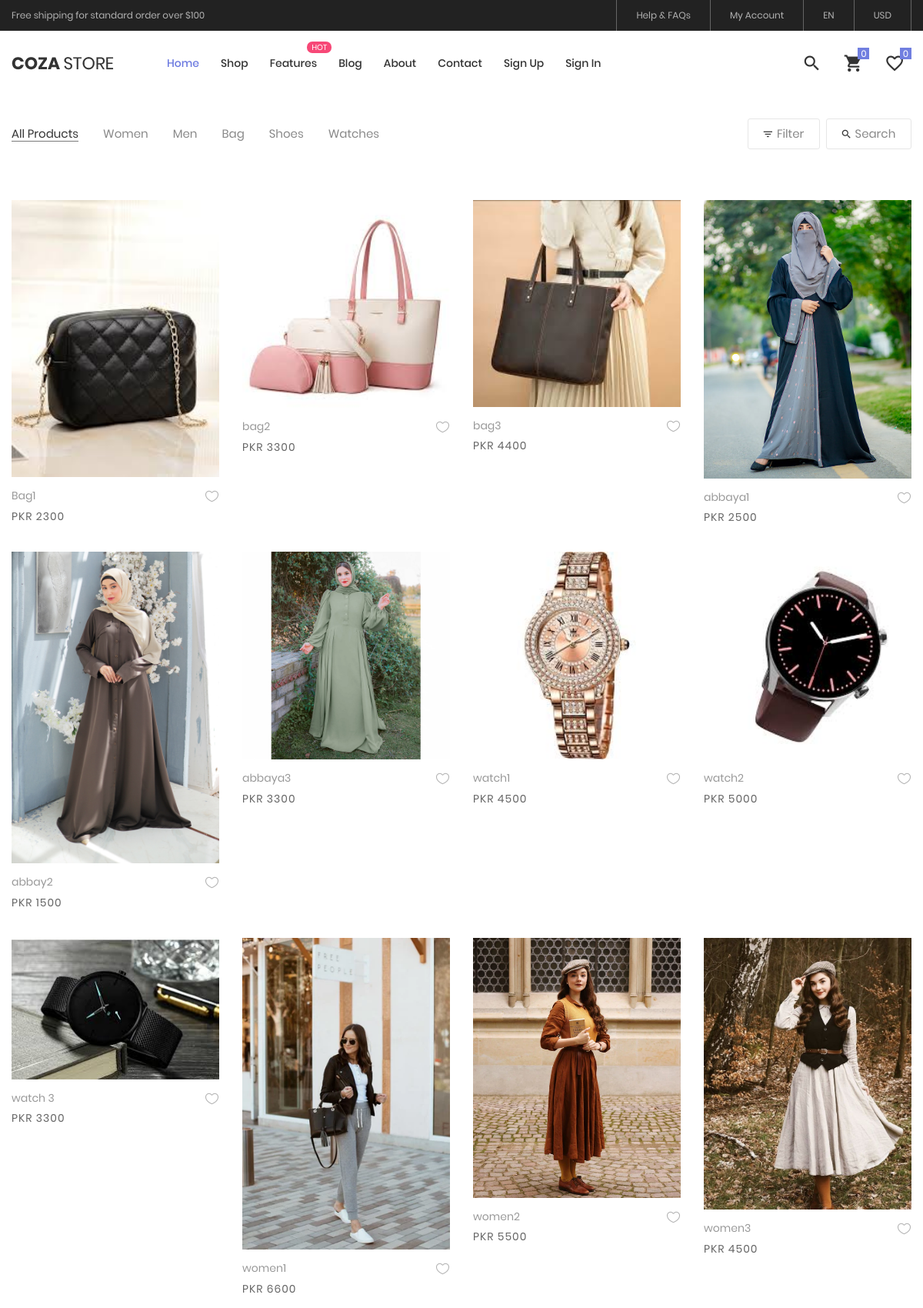
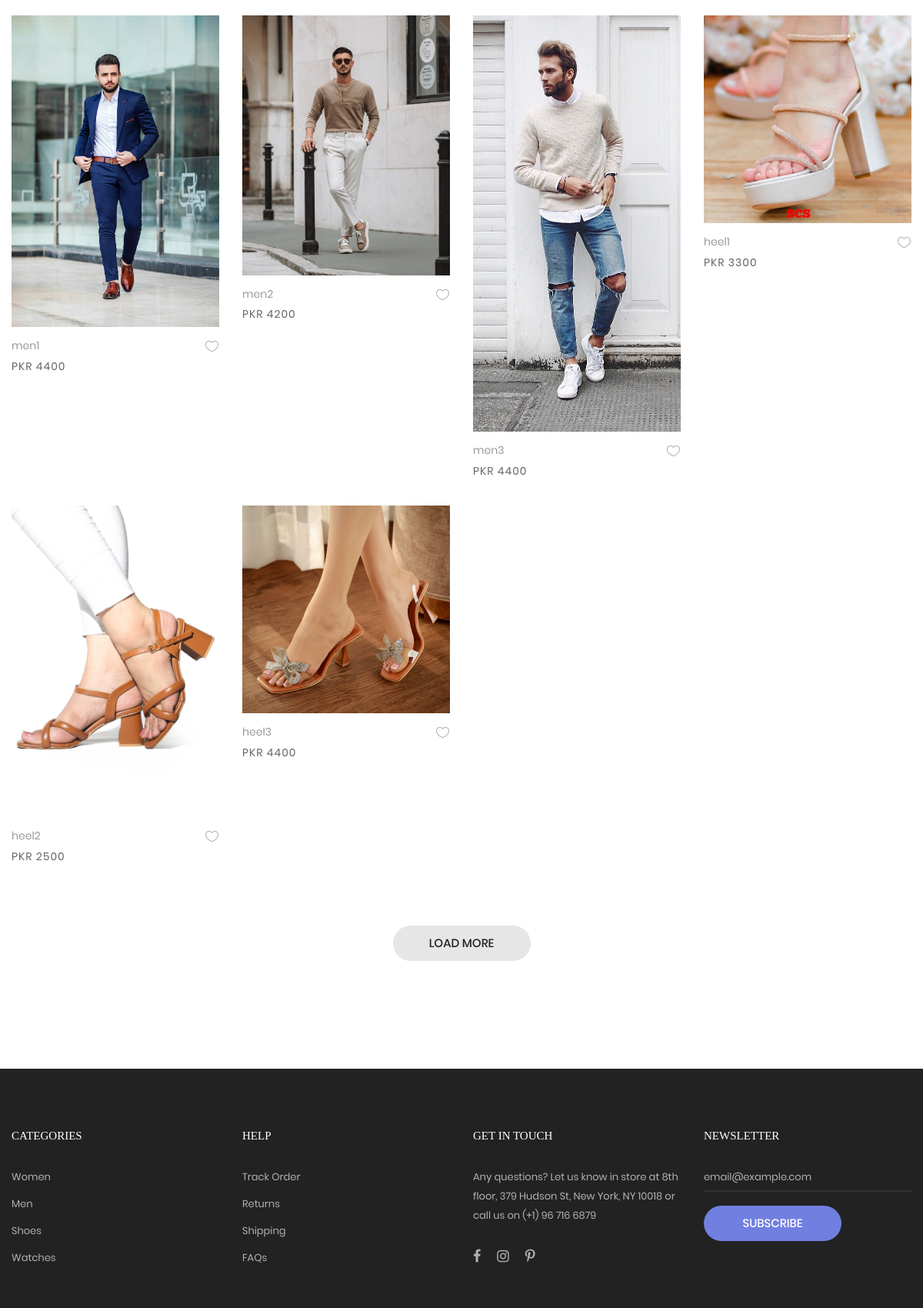
The page /cozastore-master/product.php (upper part) on the database its author committed (2 pictures, top to bottom).
### tables this page shows
CREATE TABLE `products` (
  `productId` int(11) NOT NULL,
  `productName` varchar(30) NOT NULL,
  `productPrice` int(11) NOT NULL,
  `productQuantity` int(11) NOT NULL,
  `productImage` varchar(150) NOT NULL,
  `productDesciption` varchar(200) NOT NULL,
  `productCatId` int(11) NOT NULL
);

### cozastore-master/auth/auth.php (called while the page is built, shortened)
<?php
$proAddress = "../dashmin-1.0.0/img/products/";
?>

### cozastore-master/product.php (the view, shortened to what this page needs)
<?php
include("components/header.php")
?>
	<div class="bg0 m-t-100 p-b-140">
		<div class="container">
			<div class="flex-w flex-sb-m p-b-52">
				<?php
				if(!isset($_GET['cid'])){
?>
<div class="flex-w flex-l-m filter-tope-group m-tb-10">
					<button class="stext-106 cl6 hov1 bor3 trans-04 m-r-32 m-tb-5 how-active1" data-filter="*">
						All Products
					</button>
					<button class="stext-106 cl6 hov1 bor3 trans-04 m-r-32 m-tb-5" data-filter=".women">
						Women
					</button>
					<button class="stext-106 cl6 hov1 bor3 trans-04 m-r-32 m-tb-5" data-filter=".men">
						Men
					</button>
					<button class="stext-106 cl6 hov1 bor3 trans-04 m-r-32 m-tb-5" data-filter=".bag">
						Bag
					</button>
					<button class="stext-106 cl6 hov1 bor3 trans-04 m-r-32 m-tb-5" data-filter=".shoes">
						Shoes
					</button>
					<button class="stext-106 cl6 hov1 bor3 trans-04 m-r-32 m-tb-5" data-filter=".watches">
						Watches
					</button>
				</div>
<?php
				}
				?>
				<div class="flex-w flex-c-m m-tb-10">
					<div class="flex-c-m stext-106 cl6 size-104 bor4 pointer hov-btn3 trans-04 m-r-8 m-tb-4 js-show-filter">
						<i class="icon-filter cl2 m-r-6 fs-15 trans-04 zmdi zmdi-filter-list"></i>
						 Filter
					</div>
					<div class="flex-c-m stext-106 cl6 size-105 bor4 pointer hov-btn3 trans-04 m-tb-4 js-show-search">
						<i class="icon-search cl2 m-r-6 fs-15 trans-04 zmdi zmdi-search"></i>
						Search
					</div>
				</div>
			</div>
			<div class="row isotope-grid">
<?php
if(isset($_GET['cid'])){
	$cid = $_GET['cid'];
	$query = $pdo ->prepare("select * from products where productCatId =:pid");
	$query->bindParam("pid",$cid);
	$query->execute();
	$catData = $query->fetchAll(PDO::FETCH_ASSOC);
	foreach($catData as $proData){
?>
<div class="col-sm-6 col-md-4 col-lg-3 p-b-35 isotope-item women">
					<div class="block2">
						<div class="block2-pic hov-img0">
							<img src="<?php echo $proAddress.$proData['productImage']?>" alt="IMG-PRODUCT">
							<a href="#" class="block2-btn flex-c-m stext-103 cl2 size-102 bg0 bor2 hov-btn1 p-lr-15 trans-04 js-show-modal1">
								Quick View
							</a>
						</div>
						<div class="block2-txt flex-w flex-t p-t-14">
							<div class="block2-txt-child1 flex-col-l ">
								<a href="product-detail.php?pid=<?php echo $proData['productId']?>" class="stext-104 cl4 hov-cl1 trans-04 js-name-b2 p-b-6">
						<?php echo $proData['productName']?>
								</a>
								<span class="stext-105 cl3">
									PKR <?php echo $proData['productPrice']?>
								</span>
							</div>
							<div class="block2-txt-child2 flex-r p-t-3">
								<a href="#" class="btn-addwish-b2 dis-block pos-relative js-addwish-b2">
									<img class="icon-heart1 dis-block trans-04" src="images/icons/icon-heart-01.png" alt="ICON">
									<img class="icon-heart2 dis-block trans-04 ab-t-l" src="images/icons/icon-heart-02.png" alt="ICON">
								</a>
							</div>
						</div>
					</div>
				</div>
<?php
	}
}else{
	$allQuery = $pdo ->query("select * from products");
	$allrows= $allQuery->fetchAll(PDO::FETCH_ASSOC);
	foreach($allrows as $allproduct){
		?>
		<div class="col-sm-6 col-md-4 col-lg-3 p-b-35 isotope-item women">
					<div class="block2">
						<div class="block2-pic hov-img0">
							<img src="<?php echo $proAddress.$allproduct['productImage']?>" alt="IMG-PRODUCT">
						</div>
						<div class="block2-txt flex-w flex-t p-t-14">
							<div class="block2-txt-child1 flex-col-l ">
								<a href="product-detail.php?pid=<?php echo $allproduct['productId']?>" class="stext-104 cl4 hov-cl1 trans-04 js-name-b2 p-b-6">
						<?php echo $allproduct['productName']?>
								</a>
								<span class="stext-105 cl3">
									PKR <?php echo $allproduct['productPrice']?>
								</span>
							</div>
							<div class="block2-txt-child2 flex-r p-t-3">
								<a href="#" class="btn-addwish-b2 dis-block pos-relative js-addwish-b2">
									<img class="icon-heart1 dis-block trans-04" src="images/icons/icon-heart-01.png" alt="ICON">
								</a>
							</div>
						</div>
					</div>
				</div>
		<?php
	}
}
?>
			</div>
			<div class="flex-c-m flex-w w-full p-t-45">
				<a href="#" class="flex-c-m stext-101 cl5 size-103 bg2 bor1 hov-btn1 p-lr-15 trans-04">
					Load More
				</a>
			</div>
		</div>
	</div>
<?php
include("components/footer.php")
?>

### cozastore-master/css/main.css (style rules this page uses)
.container { max-width: 1380px; }
@media (max-width: 1600px) { .container { max-width: 1200px; } }
.block2-pic { position: relative; }
.block2-txt-child1 { width: calc(100% - 30px); }
.block2-txt-child2 { width: 30px; }
.cl2 { color: #333; }
.cl3 { color: #666; }
.cl4 { color: #999; }
.cl5 { color: #222; }
.cl6 { color: #888; }
.stext-101 { font-family: Poppins-Medium; font-size: 15px; line-height: 1.466667; text-transform: uppercase; }
.stext-104 { font-family: Poppins-Regular; font-size: 14px; line-height: 1.466667; }
.stext-105 { font-family: Poppins-Regular; font-size: 14px; line-height: 1.466667; letter-spacing: 1px; }
.stext-106 { font-family: Poppins-Regular; font-size: 15px; line-height: 1.2; }
.size-103 { min-width: 179px; height: 46px; }
.size-104 { min-width: 94px; height: 40px; }
.size-105 { min-width: 111px; height: 40px; }
.bg0 { background-color: #fff; }
.bg2 { background-color: #e6e6e6; }
.bor1 { border-radius: 23px; }
.bor3 { border-bottom: 1px solid transparent; }
.bor4 { border: 1px solid #e6e6e6; border-radius: 3px; }
.how-active1 { color: #333; border-color: #797979; }
.hov-img0 { display: block; overflow: hidden; }
.hov-img0 img { width: 100%; -webkit-transition: transform 0.9s ease; -o-transition: transform 0.9s ease; -moz-transition: transform 0.9s ease; transition: transform 0.9s ease; }

### rows shown on the page
products: productImage (picture), productName "Bag1", productPrice "2300"
products: productImage (picture), productName "bag2", productPrice "3300"
products: productImage (picture), productName "bag3", productPrice "4400"
products: productImage (picture), productName "abbaya1", productPrice "2500"
products: productImage (picture), productName "abbay2", productPrice "1500"
products: productImage (picture), productName "abbaya3", productPrice "3300"
products: productImage (picture), productName "watch1", productPrice "4500"
products: productImage (picture), productName "watch2", productPrice "5000"
products: productImage (picture), productName "watch 3", productPrice "3300"
products: productImage (picture), productName "women1", productPrice "6600"
products: productImage (picture), productName "women2", productPrice "5500"
products: productImage (picture), productName "women3", productPrice "4500"
products: productImage (picture), productName "men1", productPrice "4400"
products: productImage (picture), productName "men2", productPrice "4200"
products: productImage (picture), productName "men3", productPrice "4400"
products: productImage (picture), productName "heel1", productPrice "3300"
products: productImage (picture), productName "heel2", productPrice "2500"
products: productImage (picture), productName "heel3", productPrice "4400"
